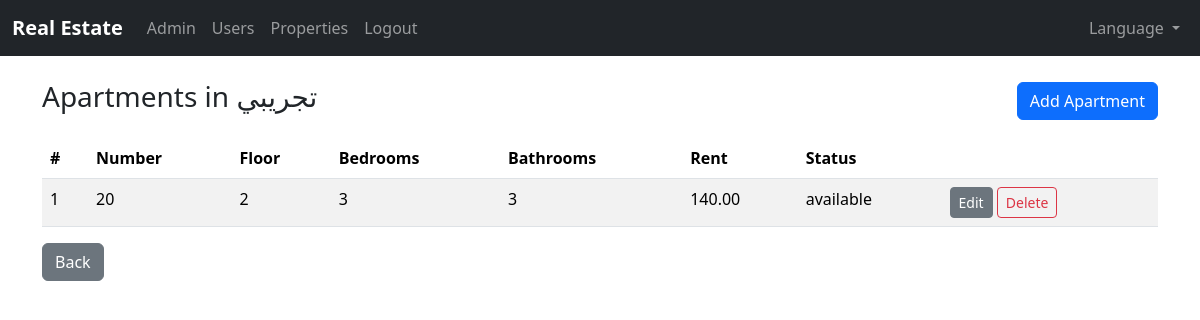
Page /employee/buildings/1/apartments (signed in) on the committed database.
### app/models.py (models this page shows)
class TimestampMixin:
    created_at = db.Column(db.DateTime, default=datetime.utcnow, nullable=False)
    updated_at = db.Column(db.DateTime, default=datetime.utcnow, onupdate=datetime.utcnow)

class Property(db.Model, TimestampMixin):
    __tablename__ = "properties"
    id = db.Column(db.Integer, primary_key=True)
    title = db.Column(db.String(200), nullable=False)
    description = db.Column(db.Text)
    price = db.Column(db.Numeric(12, 2), nullable=False, default=0)
    status = db.Column(db.String(50), nullable=False, default="available")
    property_type = db.Column(db.String(20), nullable=False, default="building", index=True)
    images = db.Column(db.Text)  # store comma-separated file names or JSON
    number = db.Column(db.String(50), nullable=True)
    floor = db.Column(db.Integer, nullable=True)
    area_sqm = db.Column(db.Numeric(10, 2), nullable=True)
    bedrooms = db.Column(db.Integer, nullable=True)
    bathrooms = db.Column(db.Integer, nullable=True)
    num_apartments = db.Column(db.Integer, nullable=True)
    num_floors = db.Column(db.Integer, nullable=True)
    contracts = db.relationship("Contract", back_populates="property", lazy="dynamic")
    apartments = db.relationship(
        "Apartment",
        back_populates="building",
        lazy="dynamic",
        cascade="all, delete-orphan",
    )

class Apartment(db.Model, TimestampMixin):
    __tablename__ = "apartments"
    id = db.Column(db.Integer, primary_key=True)
    building_id = db.Column(
        db.Integer,
        db.ForeignKey("properties.id"),
        nullable=False,
        index=True,
    )
    number = db.Column(db.String(50), nullable=True)  # e.g., 12A
    floor = db.Column(db.Integer, nullable=True)
    area_sqm = db.Column(db.Numeric(10, 2), nullable=True)
    bedrooms = db.Column(db.Integer, nullable=True)
    bathrooms = db.Column(db.Integer, nullable=True)
    rent_price = db.Column(db.Numeric(12, 2), nullable=True)
    status = db.Column(db.String(50), nullable=False, default="available")
    images = db.Column(db.Text)  # comma-separated relative paths
    building = db.relationship("Property", back_populates="apartments")

### app/employee/routes.py (the view)
@employee_bp.route("/buildings/<int:building_id>/apartments")
@login_required
@employee_required
def apartments_list(building_id: int):
    building = Property.query.get_or_404(building_id)
    apartments = (
        Apartment.query.filter_by(building_id=building.id)
        .order_by(Apartment.created_at.desc())
        .all()
    )
    return render_template(
        "employee/apartments_list.html",
        building=building,
        apartments=apartments,
    )

### app/__init__.py (called while the page is built)
def select_locale():
    from flask import session, request
    lang = session.get("lang")
    if lang:
        return lang
    return request.accept_languages.best_match(Config.LANGUAGES.keys())

### app/employee/routes.py (called while the page is built)
def employee_required(func):
    from functools import wraps
    @wraps(func)
    def wrapper(*args, **kwargs):
        if not current_user.is_authenticated or not (current_user.is_employee or current_user.is_admin):
            return abort(403)
        return func(*args, **kwargs)
    return wrapper

### app/models.py (called while the page is built)
    @property
    def is_admin(self) -> bool:
        return self.role == "admin"

    @property
    def is_employee(self) -> bool:
        return self.role == "employee"

### app/templates/employee/apartments_list.html (shortened to what this page needs)
{% extends 'base.html' %}
{% block content %}
<div class="d-flex justify-content-between align-items-center mb-3">
  <h3>{{ _('Apartments in') }} {{ building.title }}</h3>
  <a class="btn btn-primary" href="{{ url_for('employee.apartments_create', building_id=building.id) }}">{{ _('Add Apartment') }}</a>
</div>
<table class="table table-striped">
  <thead><tr><th>#</th><th>{{ _('Number') }}</th><th>{{ _('Floor') }}</th><th>{{ _('Bedrooms') }}</th><th>{{ _('Bathrooms') }}</th><th>{{ _('Rent') }}</th><th>{{ _('Status') }}</th><th></th></tr></thead>
  <tbody>
    {% for a in apartments %}
    <tr>
      <td>{{ a.id }}</td>
      <td>{{ a.number or '-' }}</td>
      <td>{{ a.floor or '-' }}</td>
      <td>{{ a.bedrooms or '-' }}</td>
      <td>{{ a.bathrooms or '-' }}</td>
      <td>{{ a.rent_price or '-' }}</td>
      <td>{{ a.status }}</td>
      <td>
        <a class="btn btn-sm btn-secondary" href="{{ url_for('employee.apartments_edit', apt_id=a.id) }}">{{ _('Edit') }}</a>
        <form method="post" action="{{ url_for('employee.apartments_delete', apt_id=a.id) }}" style="display:inline" onsubmit="return confirm('{{ _('Are you sure?') }}');">
          <button class="btn btn-sm btn-outline-danger" type="submit">{{ _('Delete') }}</button>
        </form>
      </td>
    </tr>
    {% else %}
    <tr><td colspan="8">{{ _('No data') }}</td></tr>
    {% endfor %}
  </tbody>
</table>
<a class="btn btn-secondary" href="{{ url_for('employee.properties_list') }}">{{ _('Back') }}</a>
{% endblock %}

### app/static/styles.css (style rules this page uses)
body { font-family: system-ui, -apple-system, Segoe UI, Roboto, "Helvetica Neue", Arial, "Noto Sans", "Liberation Sans", sans-serif; }

### rows in the picture
Property: title "تجريبي"
Apartment: id "1", number "20", floor "2", bedrooms "3", bathrooms "3", rent_price "140.00", status "available"
